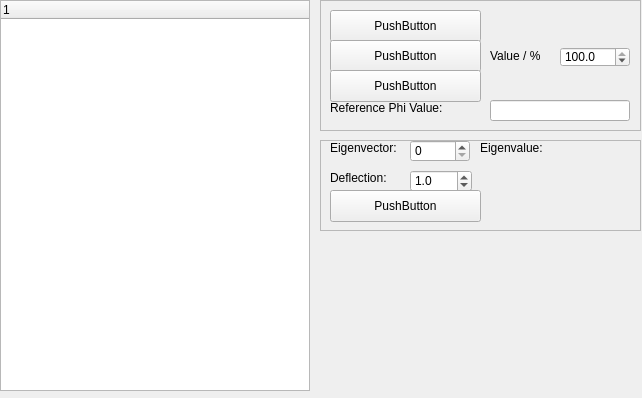
<?xml version="1.0" encoding="UTF-8"?>
<ui version="4.0">
 <class>pda</class>
 <widget class="QDialog" name="pda">
  <property name="geometry">
   <rect>
    <x>0</x>
    <y>0</y>
    <width>642</width>
    <height>398</height>
   </rect>
  </property>
  <property name="minimumSize">
   <size>
    <width>642</width>
    <height>398</height>
   </size>
  </property>
  <property name="maximumSize">
   <size>
    <width>700</width>
    <height>600</height>
   </size>
  </property>
  <property name="windowTitle">
   <string>Probability Density Analysis</string>
  </property>
  <widget class="QTreeWidget" name="structurSelector">
   <property name="geometry">
    <rect>
     <x>0</x>
     <y>0</y>
     <width>310</width>
     <height>391</height>
    </rect>
   </property>
   <column>
    <property name="text">
     <string notr="true">1</string>
    </property>
   </column>
  </widget>
  <widget class="QFrame" name="frame">
   <property name="geometry">
    <rect>
     <x>320</x>
     <y>0</y>
     <width>321</width>
     <height>131</height>
    </rect>
   </property>
   <property name="frameShape">
    <enum>QFrame::StyledPanel</enum>
   </property>
   <property name="frameShadow">
    <enum>QFrame::Raised</enum>
   </property>
   <widget class="QPushButton" name="show_all_of_clusterButton">
    <property name="geometry">
     <rect>
      <x>10</x>
      <y>10</y>
      <width>151</width>
      <height>32</height>
     </rect>
    </property>
    <property name="text">
     <string>PushButton</string>
    </property>
    <property name="autoDefault">
     <bool>false</bool>
    </property>
   </widget>
   <widget class="QPushButton" name="show_spin_corrButton">
    <property name="geometry">
     <rect>
      <x>10</x>
      <y>40</y>
      <width>151</width>
      <height>32</height>
     </rect>
    </property>
    <property name="text">
     <string>PushButton</string>
    </property>
    <property name="autoDefault">
     <bool>false</bool>
    </property>
   </widget>
   <widget class="QPushButton" name="deselect_all_button">
    <property name="geometry">
     <rect>
      <x>10</x>
      <y>70</y>
      <width>151</width>
      <height>32</height>
     </rect>
    </property>
    <property name="text">
     <string>PushButton</string>
    </property>
    <property name="autoDefault">
     <bool>false</bool>
    </property>
   </widget>
   <widget class="QDoubleSpinBox" name="Spin_correlationSpinBox">
    <property name="geometry">
     <rect>
      <x>240</x>
      <y>47</y>
      <width>70</width>
      <height>20</height>
     </rect>
    </property>
    <property name="decimals">
     <number>1</number>
    </property>
    <property name="value">
     <double>100.000000000000000</double>
    </property>
   </widget>
   <widget class="QLabel" name="label">
    <property name="geometry">
     <rect>
      <x>170</x>
      <y>48</y>
      <width>61</width>
      <height>16</height>
     </rect>
    </property>
    <property name="text">
     <string>Value / %</string>
    </property>
   </widget>
   <widget class="QLineEdit" name="reference_phiLineEdit">
    <property name="geometry">
     <rect>
      <x>170</x>
      <y>100</y>
      <width>140</width>
      <height>21</height>
     </rect>
    </property>
   </widget>
   <widget class="QLabel" name="label_7">
    <property name="geometry">
     <rect>
      <x>10</x>
      <y>100</y>
      <width>150</width>
      <height>16</height>
     </rect>
    </property>
    <property name="text">
     <string>Reference Phi Value:</string>
    </property>
   </widget>
  </widget>
  <widget class="QFrame" name="frame_2">
   <property name="geometry">
    <rect>
     <x>320</x>
     <y>140</y>
     <width>321</width>
     <height>91</height>
    </rect>
   </property>
   <property name="frameShape">
    <enum>QFrame::StyledPanel</enum>
   </property>
   <property name="frameShadow">
    <enum>QFrame::Raised</enum>
   </property>
   <widget class="QLabel" name="label_4">
    <property name="geometry">
     <rect>
      <x>10</x>
      <y>0</y>
      <width>81</width>
      <height>16</height>
     </rect>
    </property>
    <property name="text">
     <string>Eigenvector:</string>
    </property>
   </widget>
   <widget class="QLabel" name="label_5">
    <property name="geometry">
     <rect>
      <x>160</x>
      <y>0</y>
      <width>81</width>
      <height>16</height>
     </rect>
    </property>
    <property name="text">
     <string>Eigenvalue:</string>
    </property>
   </widget>
   <widget class="QLabel" name="eigenvalueLabel">
    <property name="geometry">
     <rect>
      <x>240</x>
      <y>0</y>
      <width>81</width>
      <height>16</height>
     </rect>
    </property>
    <property name="text">
     <string/>
    </property>
   </widget>
   <widget class="QSpinBox" name="eigenvectorSpinBox">
    <property name="geometry">
     <rect>
      <x>90</x>
      <y>0</y>
      <width>60</width>
      <height>22</height>
     </rect>
    </property>
   </widget>
   <widget class="QLabel" name="label_6">
    <property name="geometry">
     <rect>
      <x>10</x>
      <y>30</y>
      <width>71</width>
      <height>16</height>
     </rect>
    </property>
    <property name="text">
     <string>Deflection:</string>
    </property>
   </widget>
   <widget class="QDoubleSpinBox" name="deflectionSpinBox">
    <property name="geometry">
     <rect>
      <x>90</x>
      <y>30</y>
      <width>62</width>
      <height>22</height>
     </rect>
    </property>
    <property name="decimals">
     <number>1</number>
    </property>
    <property name="minimum">
     <double>-10.000000000000000</double>
    </property>
    <property name="maximum">
     <double>10.000000000000000</double>
    </property>
    <property name="singleStep">
     <double>0.100000000000000</double>
    </property>
    <property name="value">
     <double>1.000000000000000</double>
    </property>
   </widget>
   <widget class="QPushButton" name="show_eigenvectorButton">
    <property name="geometry">
     <rect>
      <x>10</x>
      <y>50</y>
      <width>151</width>
      <height>32</height>
     </rect>
    </property>
    <property name="text">
     <string>PushButton</string>
    </property>
    <property name="autoDefault">
     <bool>false</bool>
    </property>
   </widget>
  </widget>
 </widget>
 <resources/>
 <connections/>
</ui>
